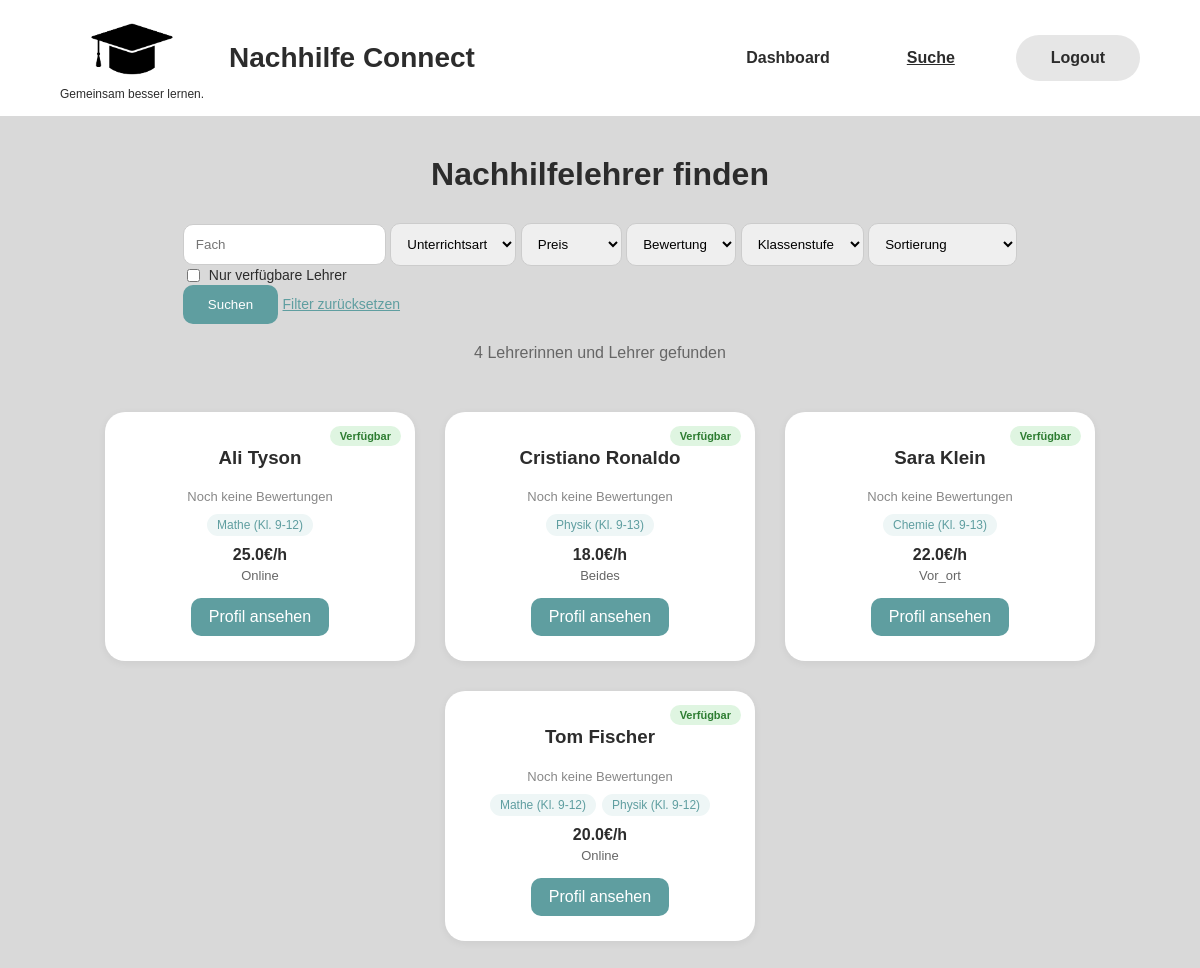
Before: /suche with the older database file.
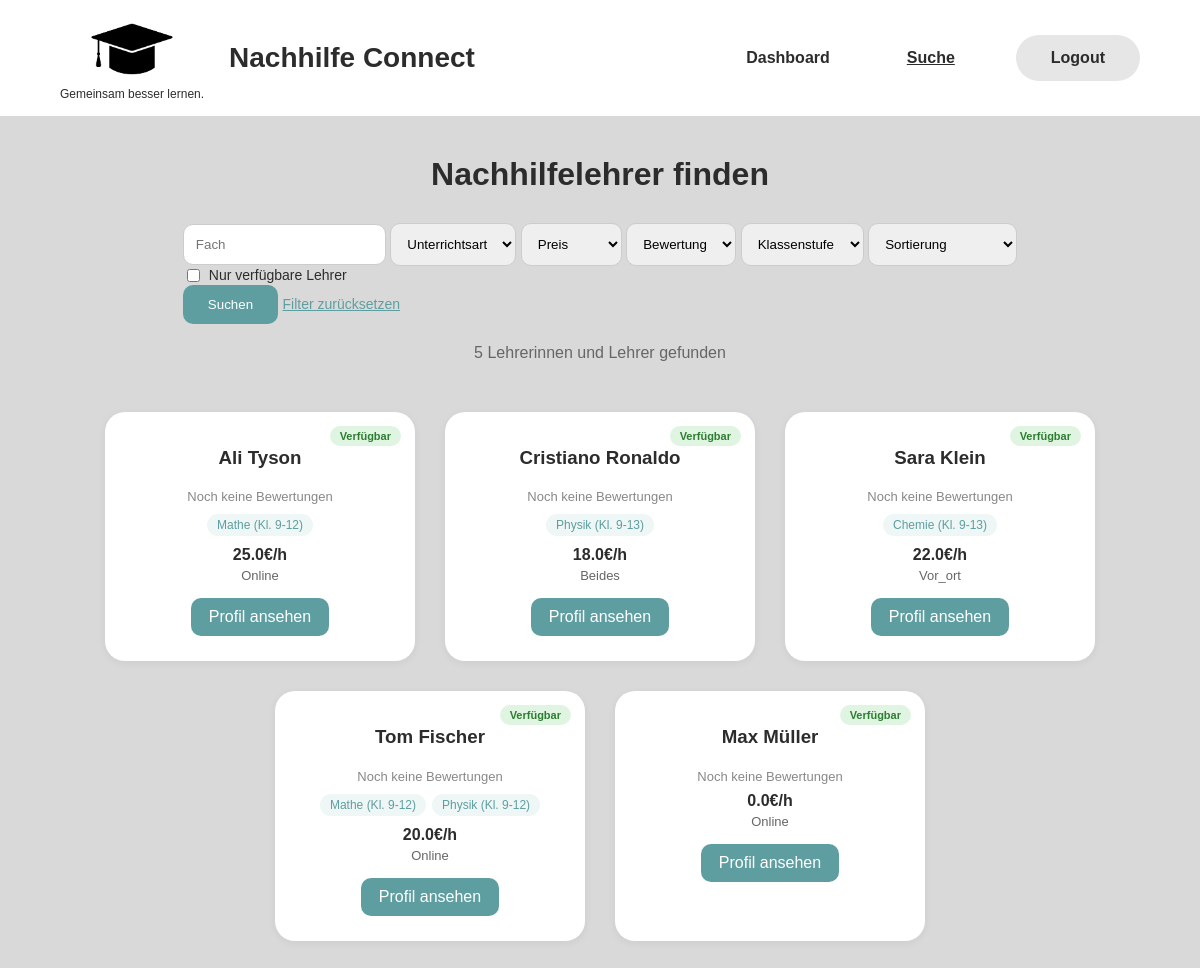
After: the same page with the newer database file.
### models.py (models this page shows)
class LehrerProfil(db.Model):
    __tablename__ = "lehrer_profile"
    id = db.Column(db.Integer, primary_key=True)
    user_id = db.Column(db.Integer, db.ForeignKey('users.id'))
    user = db.relationship('User')
    faecher = db.relationship('LehrerFach')
    lehrer_typ = db.Column(db.String(30), nullable=False)                        #student / lehrer / tutor
    beschreibung = db.Column(db.Text)
    erfahrung_jahre = db.Column(db.Integer, nullable=True)
    unterrichtsart = db.Column(db.String(30), nullable=False)                    #online / vor_ort / beides
    stundenpreis = db.Column(db.Float)
    durchschnittsbewertung = db.Column(db.Numeric(3, 2), nullable=True, default=0)
    bewertungsanzahl = db.Column(db.Integer, nullable=False, default=0)
    verfuegbar = db.Column(db.Boolean, nullable=False, default=True)
    ort = db.Column(db.String(200), nullable=True)
    verifizierungs_status = db.Column(db.String(30), nullable=False, default="ausstehend")

class User(db.Model):
    __tablename__ = "users"
    id = db.Column(db.Integer, primary_key=True)
    vorname = db.Column(db.String(100), nullable=False)
    nachname = db.Column(db.String(100), nullable=False)
    rolle = db.Column(db.String(20), nullable=False)                   #Schüler / lehrer
    telefon = db.Column(db.String(30), nullable=True)
    email = db.Column(db.String(120), unique=True, nullable=False)
    passwort = db.Column(db.String(255), nullable=False)
    buchungen_als_lehrer = db.relationship('Buchung', foreign_keys='Buchung.lehrer_id')

class LehrerFach(db.Model):
    __tablename__ = "lehrer_fach"
    id = db.Column(db.Integer, primary_key=True)
    lehrer_profil_id = db.Column(db.Integer, db.ForeignKey("lehrer_profile.id"), nullable=False)
    fach_id = db.Column(db.Integer, db.ForeignKey("fach.id"), nullable=False)
    klassenstufen = db.Column(db.String(50), nullable=True)
    fach = db.relationship('Fach')

class Fach(db.Model):
    __tablename__ = "fach"
    id = db.Column(db.Integer, primary_key=True)
    name = db.Column(db.String(100), unique=True, nullable=False)

### app.py (the view, shortened to what this page needs)
@app.route('/suche')
def teacher_search():
    fach_filter = request.args.get('fach')
    unterrichtsart_filter = request.args.get('unterrichtsart')
    preis_filter = request.args.get('preis')
    bewertung_filter = request.args.get('bewertung')
    klassenstufe_filter = request.args.get('klassenstufe')
    verfuegbar_filter = request.args.get('verfuegbar')
    sortierung = request.args.get('sortierung')
    lehrer_liste = LehrerProfil.query.all()
    if fach_filter:
        lehrer_liste = [
            l for l in lehrer_liste
            if any(lf.fach.name.lower() == fach_filter.lower() for lf in l.faecher)
        ]
    if unterrichtsart_filter:
        lehrer_liste = [
            l for l in lehrer_liste
            if l.unterrichtsart == unterrichtsart_filter
        ]
    if preis_filter:
        lehrer_liste = [
            l for l in lehrer_liste
            if l.stundenpreis <= float(preis_filter)
        ]
    if bewertung_filter:
        lehrer_liste = [
            l for l in lehrer_liste
            if l.durchschnittsbewertung and float(l.durchschnittsbewertung) >= float(bewertung_filter)
        ]
    if verfuegbar_filter:
        lehrer_liste = [l for l in lehrer_liste if l.verfuegbar]
    if sortierung == 'bewertung':
        lehrer_liste.sort(key=lambda l: float(l.durchschnittsbewertung or 0), reverse=True)
    elif sortierung == 'preis_aufsteigend':
        lehrer_liste.sort(key=lambda l: l.stundenpreis or 0)
    elif sortierung == 'preis_absteigend':
        lehrer_liste.sort(key=lambda l: l.stundenpreis or 0, reverse=True)
    return render_template(
        'teacher_search.html',
        lehrer_liste=lehrer_liste,
        filter_werte=request.args
    )

### templates/teacher_search.html (shortened to what this page needs)
<!DOCTYPE html>
<html lang="de">
<head>
    <link rel="stylesheet" href="{{ url_for('static', filename='css/style.css') }}">
</head>
<body>
    <header>
       <div class="header-left">
        <div class="logo">
            <img src="{{ url_for('static', filename='images/logo.png') }}" alt="Nachhilfe Connect Logo">
            <p>Gemeinsam besser lernen.</p>
        </div>
    <h1>Nachhilfe Connect</h1>
    </div>
    <nav>
        <ul>
            <li><a href="{{ url_for('student_dashboard') }}">Dashboard</a></li>
            <li><a class="active" href="{{ url_for('teacher_search') }}">Suche</a></li>
            <li><a class="login-button" href="{{ url_for('logout') }}">Logout</a></li>
        </ul>
    </nav>
    </header>
    <main>
        <section class="search-header">
            <h2>Nachhilfelehrer finden</h2>
        </section>
        <section class="filter-box">
            <form method="GET" action="{{ url_for('teacher_search') }}">
                <input type="text" name="fach" placeholder="Fach" value="{{ filter_werte.get('fach', '') }}">
                <select name="unterrichtsart">
                    <option value="">Unterrichtsart</option>
                </select>
                <select name="preis">
                    <option value="">Preis</option>
                </select>
                <select name="bewertung">
                    <option value="">Bewertung</option>
                </select>
                <select name="klassenstufe">
                    <option value="">Klassenstufe</option>
                </select>
                <select name="sortierung">
                    <option value="">Sortierung</option>
                </select>
                <label class="filter-checkbox">
                    <input type="checkbox" name="verfuegbar" value="1" {% if filter_werte.get('verfuegbar') %}checked{% endif %}>
                    Nur verfügbare Lehrer
                </label>
                <button type="submit">Suchen</button>
                <a href="{{ url_for('teacher_search') }}" class="reset-btn">Filter zurücksetzen</a>
            </form>
        </section>
        <section class="search-results-info">
            <p>{{ lehrer_liste|length }} Lehrer{{ 'in' if lehrer_liste|length == 1 else 'innen und Lehrer' }} gefunden</p>
        </section>
        <section class="teacher-grid">
            {% for lehrer in lehrer_liste %}
            <div class="teacher-card">
                {% if lehrer.verfuegbar %}
                <span class="badge badge-verfuegbar">Verfügbar</span>
                {% else %}
                <span class="badge badge-nicht-verfuegbar">Nicht verfügbar</span>
                {% endif %}
                <h3>{{ lehrer.user.vorname }} {{ lehrer.user.nachname }}</h3>
                <p class="teacher-rating">
                    {% if lehrer.durchschnittsbewertung %}
                        ⭐ {{ "%.1f"|format(lehrer.durchschnittsbewertung|float) }} / 5
                        <span class="rating-count">({{ lehrer.bewertungsanzahl }})</span>
                    {% else %}
                        <span class="rating-count">Noch keine Bewertungen</span>
                    {% endif %}
                </p>
                {% if lehrer.faecher %}
                <div class="teacher-tags">
                    {% for lf in lehrer.faecher %}
                    <span class="tag">{{ lf.fach.name }}{% if lf.klassenstufen %} (Kl. {{ lf.klassenstufen }}){% endif %}</span>
                    {% endfor %}
                </div>
                {% endif %}
                <p class="teacher-preis">{{ lehrer.stundenpreis }}€/h</p>
                <p class="teacher-art">{{ lehrer.unterrichtsart }}</p>
                <a href="{{ url_for('teacher_profile', id=lehrer.id) }}" class="profile-btn">
                Profil ansehen
                </a>
            </div>
            {% else %}
            <p class="no-results">Keine Lehrer gefunden. Bitte Filter anpassen.</p>
            {% endfor %}
        </section>
    </main>
</body>
</html>

### static/css/style.css (style rules this page uses)
body { margin: 0; font-family: Arial, sans-serif; color: #2c2c2c; background-color: #d9d9d9; }
header { background-color: #ffffff; padding: 15px 60px; display: flex; justify-content: space-between; align-items: center; }
.logo { text-align: center; }
.logo img { max-width: 90px; height: auto; }
.logo p { font-size: 12px; margin: 0; }
header h1 { font-size: 28px; margin: 0; }
.header-left { display: flex; align-items: center; gap: 25px; }
nav ul { list-style-type: none; margin: 0; padding: 0; overflow: hidden; display: flex; align-items: center; gap: 45px; }
nav li { float: left; }
nav li a { display: block; color: #2c2c2c; text-align: center; padding: 14px 16px; text-decoration: none; font-weight: bold; }
nav li a.active { text-decoration: underline; }
.login-button { background-color: #e6e6e6; border-radius: 30px; padding: 14px 35px; }
.search-header { text-align: center; margin-top: 40px; }
.search-header h2 { font-size: 32px; }
.filter-box { display: flex; justify-content: center; gap: 15px; margin: 30px; }
.filter-box input, .filter-box select { padding: 12px; border-radius: 10px; border: 1px solid #cccccc; }
.filter-box button { background-color: #5f9ea0; color: white; border: none; border-radius: 10px; padding: 12px 25px; cursor: pointer; }
.teacher-grid { display: flex; justify-content: center; gap: 30px; flex-wrap: wrap; margin: 50px; }
.teacher-card { background-color: white; width: 250px; padding: 25px; border-radius: 20px; text-align: center; }
.teacher-card h3 { margin-top: 0; }
.profile-btn { display: inline-block; margin-top: 15px; background-color: #5f9ea0; color: white; text-decoration: none; padding: 10px 18px; border-radius: 10px; }
.filter-checkbox { display: flex; align-items: center; gap: 6px; font-size: 14px; }
.reset-btn { color: #5f9ea0; text-decoration: underline; align-self: center; font-size: 14px; }
.search-results-info { text-align: center; color: #666666; margin-top: -10px; margin-bottom: 10px; }
.teacher-card { position: relative; background-color: white; width: 260px; padding: 25px; border-radius: 20px; text-align: center; box-shadow: 0 2px 8px rgba(0, 0, 0, 0.06); transition: transform 0.15s ease, box-shadow 0.15s ease; }
.teacher-card h3 { margin-top: 10px; }
.badge { position: absolute; top: 14px; right: 14px; font-size: 11px; font-weight: bold; padding: 4px 10px; border-radius: 20px; }
.badge-verfuegbar { background-color: #dff5e1; color: #2e7d32; }
.teacher-rating { font-size: 15px; margin: 8px 0; }
.rating-count { color: #888888; font-size: 13px; }
.teacher-tags { display: flex; flex-wrap: wrap; justify-content: center; gap: 6px; margin: 10px 0; }
.tag { background-color: #eef6f6; color: #5f9ea0; font-size: 12px; padding: 4px 10px; border-radius: 12px; }
.teacher-preis { font-weight: bold; margin: 4px 0; }
.teacher-art { color: #666666; font-size: 13px; text-transform: capitalize; margin: 0; }

Changed rows visible on the page:
added LehrerProfil: verfuegbar "Verfügbar", user.vorname "Max", user.nachname "Müller", durchschnittsbewertung "Noch keine Bewertungen", stundenpreis "0.0", unterrichtsart "Online"
Other visible differences:
{{ lehrer_liste|length }}: "4" → "5"
